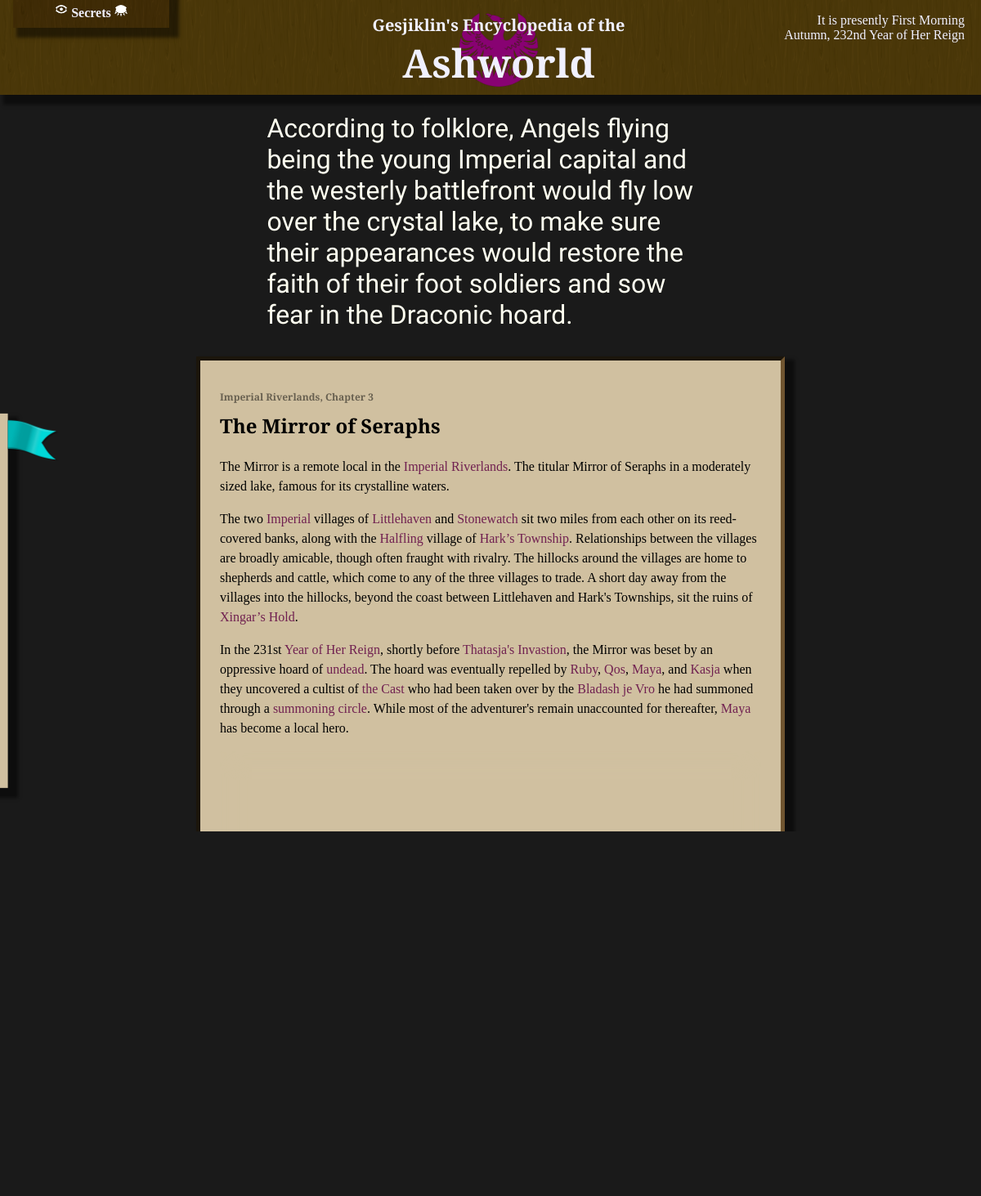
/The Mirror of Seraphs-info, run on the app's committed database.
### wiki/models.py (models this page shows, shortened)
class InfoPage(models.Model):
    short_title = models.CharField(max_length = 64, primary_key=True)
    def title(self):
        return self.short_title #self.full_title if self.full_title else self.short_title
    def prev_page(self):
        try:
            return InfoPage.objects.get(next_page = self)
        except (InfoPage.MultipleObjectsReturned, InfoPage.DoesNotExist):
            return None
    def _chapter(self):
        prev = self
        i = 0
        while True:
            new_prev = prev.prev_page()
            if new_prev:
                prev = new_prev
            else:
                break
            i += 1
        return (prev, i)
    def chapter(self):
        info, number = self._chapter()
        return "{}, Chapter {}".format(info.title(), number) if number > 0 else "Introduction"
    def is_secret(self):
        return len(self.text) == 0 and len(InfoSecret.objects.filter(page = self))
    def map_location(self):
        return MapLocation.objects.get(page = self)
    quote = models.TextField(blank = True)
    text = models.TextField(blank = True)
    next_page = models.ForeignKey(to='self', on_delete=models.SET_NULL, null=True, blank=True)

class MapLocation(models.Model):
    page = models.ForeignKey(to=InfoPage, on_delete=models.SET_DEFAULT, default=InfoPage.objects.get(pk = 'Introduction').pk)
    def title(self):
        return self.page.title()
    note = models.TextField(max_length = 64, blank=True)
    LOC_TYPES = [
        ('village', 'Small Village or Town'),
        ('city', 'Major City'),
        ('region', 'General Region')
    ]
    loc_type = models.TextField(max_length = max(len(i) for i,_ in LOC_TYPES), choices = LOC_TYPES, default = LOC_TYPES[0][0])
    x = models.IntegerField()
    y = models.IntegerField()

### wiki/views.py (the view)
# urls.py: path('', views.index, name='dictionary'),
def index(request, **kwargs):
	template_name = "wiki/index.html"
	context = base_context(request)
	short_title = kwargs['pagetitle'] if ('pagetitle' in kwargs) else 'Introduction'
	info = None
	try:
		info = InfoPage.objects.get(short_title__iexact=short_title)
	except InfoPage.DoesNotExist:
		base_url = reverse('search')
		query_string =  urlencode({'terms': short_title})
		url = '{}?{}'.format(base_url, query_string)
		return redirect(url)
	context['info'] = info
	return render(request, template_name, context)

### wiki/templatetags/wiki_extras.py (called while the page is built, shortened)
@register.filter
def strongterms(value, terms, start_strong="<strong>", end_strong="</strong>"):
    if not terms:
        return mark_safe(value)

### wiki/views.py (called while the page is built)
def pop_popup(request):
	queue = request.session.get('popupforms', [])
	if queue and isinstance(queue, list):
		r = queue.pop(0)
		request.session['popupforms'] = queue
		return r
	else:
		return None

def base_context(request):
	context = {}
	context['show_secrets'] = request.session.get('show_secrets', False)
	context['passwords'] = request.session.get('passwords')
	context['locations'] = MapLocation.objects.all()
	if context['passwords']:
		context['unlocked_secrets'] = list(reduce(lambda x,y : x.union(y), (SecretPassword.objects.get(pk=i).unlocks() for i in context['passwords'])))
	context['popupform'] = pop_popup(request)
	context['terms_str'] = request.GET.get('terms')
	context['terms'] = list(filter(lambda term : not term in ignored_terms, context['terms_str'].split(' ') if context['terms_str'] else []))
	context['show_edit'] = request.get_host() == "127.0.0.1:8000"
	return context

### wiki/templates/wiki/index.html (shortened to what this page needs)
{% load static %}
{% load wiki_extras %}
<!DOCTYPE HTML>
<html>
<head>
    <link rel="stylesheet" type="text/css" href="{% static 'wiki/style.css' %}"/>
    {% block head %}
    <link rel="stylesheet" type="text/css" href="{% static 'wiki/info.css' %}"/>
    {% endblock %}
</head>
<body>
<div class="title">
    <image src="{% static 'wiki/Phoenix.png' %}" alt=""/>
    <span><h2>Gesjiklin's Encyclopedia of the</h2><h1>Ashworld</h1></span>
    <div class="passwords">
        <h3>
            <img src="{% static 'wiki/openEye.png' %}" alt="" height="16"/>
            Secrets
            <img src="{% static 'wiki/closedEye.png' %}" alt="" height="16"/>
        </h3>
    </div>
    <p id="datetime" class="right">
        It is presently HOUR SECTION <br/>
        Autumn, 232nd Year of Her Reign
    </p>
</div>
<div class="titlebuffer"></div>
<div class="sidebar">
	<img src="{% static 'wiki/Bookmark.png' %}" class="bookmark_img"/>
</div>
<div class="content">
    {% block content %}
    <p class="quote">
        {{ info.quote | safe}}
    </p>
    <div class="textbox">
        <h3 class="chapter">{{ info.chapter }}</h3>
        <h2>
            {% if info.is_secret and not show_secrets %}
                <span class="secret">There are only secrets here.</span>
            {% else %}
                {{ info.title | safe }}
            {% endif %}
        </h2>
        <p>
            {{ info.text | strongterms:terms }}
        </p>
        {% if info.map_location %}
            {% include 'wiki/map.html' %}
        {% endif %}
    </div>
    {% if info.prev_page %}
        <a id="prev" class="pageturn" href="{% url 'info' info.prev_page.pk %}">Previous Page</a>
    {% endif %}
    {% if info.next_page %}
        <a id="next" class="pageturn" href="{% url 'info' info.next_page.pk %}">Next Page</a>
    {% endif %}
    {% endblock %}
</div>
</body>
</html>

### wiki/templates/wiki/map.html (shortened to what this page needs)
{% load static %}
<link rel="stylesheet" href="{% static 'wiki/map.css' %}"/>
<div class="mapcontainer">
    <div id="worldmap" class="map pannable">
        {% for location in locations %}
            <a class="maplocation mapsticky map{{location.loc_type}} matchbackground" href="{% url 'info' location.page.pk %}"
                style="top: {{ location.y }}px; left: {{ location.x }}px ">
                {% if location.loc_type != 'region' %}
                    <image src="
                        {% if location.loc_type == 'city' %}
                            {% static 'wiki/city.png' %}
                        {% else %}
                            {% static 'wiki/village.png' %}
                        {% endif %}
                    "/>
                {% endif %}
                <br/>
                {% if location.note %}
                    <span class="note">({{ location.note }})</span>
                {% endif %}
            </a>
        {% endfor %}
    </div>
    <div class="blurededge matchcolortoback"></div>
</div>
<p class="note">The flag is at <span id="markerx">100</span> East, <span id="markery">100</span> South</p>

### wiki/static/wiki/style.css (style rules this page uses)
body { padding: 0%; margin: 0%; background-image: url("/static/wiki/stone.png"); background-repeat: repeat; background-attachment: fixed; }
body:before { position: fixed; content:""; top:0; left:0; width:100%; height:100%; opacity: 0.985; background-color: #171717; z-index: -10; }
.title { position: fixed; top: 0; left: 0; width: 100%; margin: 0%; padding: 10px; text-align: center; z-index: 10; }
.title, .passwords { background-image: url("/static/wiki/wood.jpg"); background-repeat: repeat; background-size: 200px 200px; }
.title:before, .passwords:before { position: absolute; content:""; top:0; left:0; width:100%; height:100%; opacity: 0.85; background: #453605; z-index: -10; }
.title, .title a { color: #f0f0ff; }
.title, .titlebuffer { height: 6em; }
.title img { max-height: 100%; }
.title span { position: absolute; top: 0; left: 50%; transform: translate(-50%, 0%); }
.title h2 { margin-bottom: 0%; font-size: 1.25em; }
.title h1 { margin-top: 0%; margin-bottom: 8px; font-size: 3em; }
.title h1, h2, .sidebar a, .sidebar form { font-family: 'Cinzel Decorative', cursive; }
.title p { position: absolute; top: 0; padding: 0px 8px; }
.title p.right { text-align: right; right: 2em; }
.passwords { position: absolute; left: 16px; top: 0; transform: translate(0, calc(18px + 1em - 100%)); width: 15%; padding: 4px; padding-bottom: 8px; transition: top 1s; transition: bottom 1s; transition: transform 1s; }
.passwords:before { background: #382702; }
.passwords:before { z-index: 0; }
.passwords p, .passwords form, .passwords h3 { position: relative; z-index: 1; }
.passwords h3 { font-weight: bold; font-size: 1em; margin-bottom: 1px; }
.content { padding: 10px 20%; color: #fffff0; }
.quote, .quoteauthor { font-family: 'Tangerine', cursive; padding-left: 12%; padding-right: 12%; }
.quote { font-size: 2em; }
.textbox { color: #000000; padding: 24px; border-style: inset; border-color: #705530; border-width: 5px; line-height: 1.5; }
.textbox p { position: relative; }
.sidebar { position: absolute; left: 0; top: 50%; padding: 16px; padding-top: inherit; width: 10em; z-index: 20; transform: translate(-95%, -50%); transition: transform 1s; }
.bookmark_img { position: absolute; top: 0; right: -64px; height: 64px; width: auto; }
a { text-decoration: none; color: #000000; }
.textbox p a, .textbox form a { color: #702050; }
.title, .content .textbox, .sidebar, .passwords { box-shadow: 8px 8px 4px 4px #00000080; }
.sidebar, .textbox { background-color: #d0c0a0; }
.content .textbox .matchbackground { background: -moz-radial-gradient(closest-side, #d0c0a0, #00000000); }
.content .textbox .matchcolortoback { color: #d0c0a0; }

### wiki/static/wiki/info.css (style rules this page uses)
.edit, .pageturn { font-family: 'Cinzel Decorative', cursive; text-decoration: none; }
#next.pageturn, .edit { float: right; }
.pageturn { color: inherit; padding: 32px 32px; font-size: 1.5em; }
#prev.pageturn { float: left; }
h3.chapter { font-size: 0.75em; color: #00000080; margin-bottom: -12px; font-family: 'Cinzel Decorative', cursive; }

### wiki/static/wiki/map.css (style rules this page uses)
.mapcontainer { position: relative; overflow: hidden; height: 50vh; }
.map { position: relative; margin: 0 0; width: 1500px; object-fit: cover; }
.map, .map img { user-select: none; -moz-user-select: none; -webkit-user-select: none; -ms-user-select: none; }
.mapsticky { position: absolute; top: 100px; left: 100px; }
.blurededge { position: absolute; width: 100%; height: 100%; top: 0; left: 0; box-shadow: 0 0 16px 16px inset; pointer-events: none; }
.note { color: #706060; text-align: right; font-weight: normal; font-size: 0.75em; margin-top: 0; }
.maplocation { line-height: calc(1em - 2px); }
.mapcity { font-size: 1.2em; }
.mapregion { font-size: 1.4em; color: #00000080; }

### data on the page
InfoPage: quote "According to folklore, Angels flying being the young Imperial capital and the westerly battlefront would fly low over the crystal lake, to make sure their appearances would restore the faith of their foot soldiers and sow fear in the Draconic hoard.", chapter "Imperial Riverlands, Chapter 3", title "The Mirror of Seraphs", text|strongterms "The Mirror is a remote local in the Imperial Riverlands . The titular Mirror of Seraphs in a moderately sized lake, famous for its crystalline waters. The two Imperial villages of Littlehaven and Stonewatch sit two miles from each other on its reed-covered banks, along with the Halfling village of Hark’s Township . Relationships between the villages are broadly amicable, though often fraught with rivalry. The hillocks around the villages are home to shepherds and cattle, which come to any of the three villages to trade. A short day away from the villages into the hillocks, beyond the coast between Littlehaven and Hark's Townships, sit the ruins of Xingar’s Hold . In the 231st Year of Her…"
